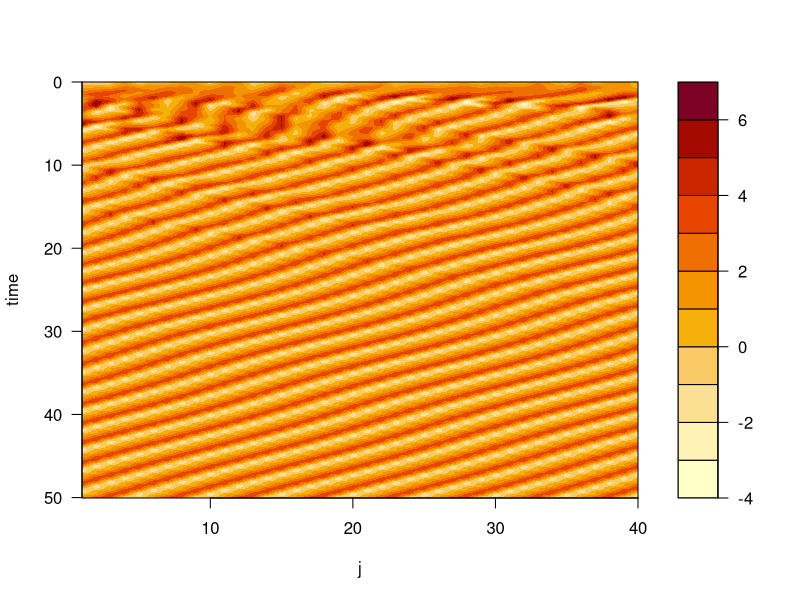

Here is the R script that generated this plot:
## ---- chunk 1
#| code-fold: true
#| file: "R/eakf.R"
## ---- chunk 2
#| code-fold: true
#| file: "R/run_wind_ens.R"
## ---- chunk 3
#| code-fold: true
l96 <- function(x, F) {
  n <- length(x)
  (x[c(2:n, 1)] - x[c(n-1, n, 1:(n-2))]) * x[c(n, 1:(n-1))] - x + F
}

rk4 <- function(f, x, dt, opts) {
  k1 <- f(x, opts)
  k2 <- f(x + 0.5 * dt * k1, opts)
  k3 <- f(x + 0.5 * dt * k2, opts)
  k4 <- f(x + dt * k3, opts)
  x + (k1 + 2 * k2 + 2 * k3 + k4) * dt / 6
}
## ---- chunk 4
#| code-fold: true
nj <- 40
nstep <- 1001
x.hist <- matrix(0, nj, nstep)
x <- rnorm(nj)
F <- 3.85
dt <- 0.05
for (i in 1:nstep-1) {
  x <- rk4(l96, x, dt, F)
  x.hist[,i] <- x
}
## ---- chunk 5
#| code-fold: true
t <- seq(0, nstep*dt, length.out=nstep)
filled.contour(1:nj, t, x.hist, nlevel=11,
               ylim=rev(range(t)), xlab="j", ylab="time")
